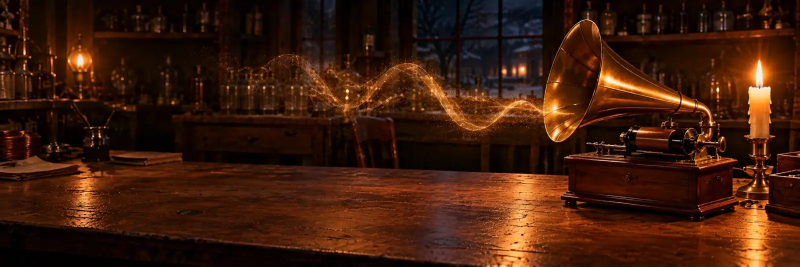
#> input picture hitos/fonografo-1.webp, 1600 x 533 px (shown at 1/2 size)
$ python recortes-rejilla.py hitos/fonografo-1.webp hitos/fonografo-2.webp
#> lines starting #> are read from the running program, lines starting #| are printed output that depends on the picture
#!/usr/bin/env python3
# rejilla.py — (11-nov-2026) ayuda para marcar esquinas: la foto con una rejilla de coordenadas.
# Uso: python3 rejilla.py FOTO SALIDA.png                      → la foto entera, rejilla cada 100 px (rojo = cada 500)
#      python3 rejilla.py FOTO SALIDA.png x,y [x,y …]          → ampliaciones de 240×240 px alrededor de cada punto,
#                                                                 rejilla cada 20 px con su coordenada ABSOLUTA escrita
import sys
from PIL import Image, ImageDraw
foto, sal, pts = sys.argv[1], sys.argv[2], sys.argv[3:]
im = Image.open(foto).convert('RGB')
#> im is the input picture: PIL image 1600x533 RGB; mean R, G, B 62.5, 28.2, 11.7
W, H = im.size
#> W = 1600; H = 533
if not pts:
    d = ImageDraw.Draw(im)
    for x in range(0, W, 100):
        d.line([(x, 0), (x, H)], fill=(255, 0, 0) if x % 500 == 0 else (255, 150, 150), width=3 if x % 500 == 0 else 1)
        d.text((x + 4, 4), str(x), fill=(200, 0, 0))
    for y in range(0, H, 100):
        d.line([(0, y), (W, y)], fill=(0, 0, 255) if y % 500 == 0 else (150, 150, 255), width=3 if y % 500 == 0 else 1)
        d.text((4, y + 4), str(y), fill=(0, 0, 200))
    f = 1400 / max(W, H)
#> f = 0.875
    im.resize((int(W * f), int(H * f))).save(sal)
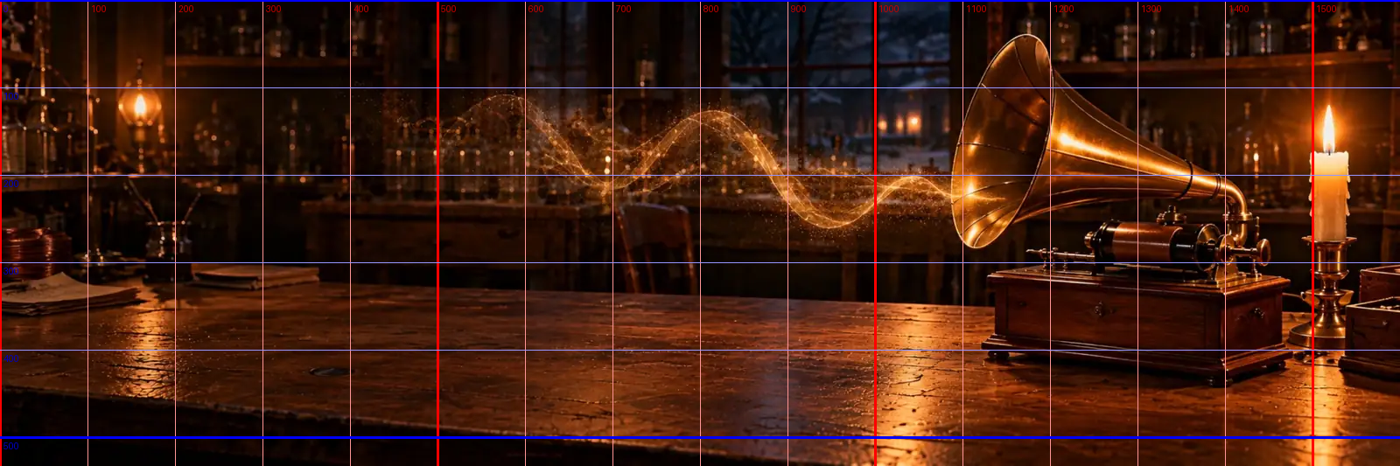
#> saved as fonografo-2.webp: PIL image 1400x466 RGB; mean R, G, B 65.4, 29.6, 17
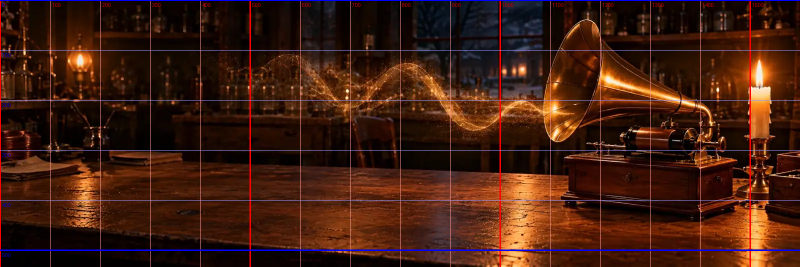
#> im: PIL image 1600x533 RGB (shown at 1/2 size); mean R, G, B 65.5, 29.6, 16.8
else:
    Z, E = 240, 1.6
    tiles = []
    for p in pts:
        cx, cy = [int(float(v)) for v in p.split(',')]
        x0, y0 = cx - Z // 2, cy - Z // 2
        c = Image.new('RGB', (Z, Z), 'white'); c.paste(im.crop((x0, y0, x0 + Z, y0 + Z)), (0, 0))
        c = c.resize((int(Z * E), int(Z * E)), Image.LANCZOS); d = ImageDraw.Draw(c)
        for v in range((x0 // 20 + 1) * 20, x0 + Z, 20):
            X = (v - x0) * E; d.line([(X, 0), (X, Z * E)], fill=(255, 0, 0) if v % 100 == 0 else (255, 170, 170))
            if v % 40 == 0: d.text((X + 2, 2), str(v), fill=(200, 0, 0))
        for v in range((y0 // 20 + 1) * 20, y0 + Z, 20):
            Y = (v - y0) * E; d.line([(0, Y), (Z * E, Y)], fill=(0, 0, 255) if v % 100 == 0 else (170, 170, 255))
            if v % 40 == 0: d.text((2, Y + 2), str(v), fill=(0, 0, 200))
        tiles.append(c)
    T = int(Z * E)
    out = Image.new('RGB', ((T + 12) * len(tiles), T), 'white')
    for i, t in enumerate(tiles): out.paste(t, (i * (T + 12), 0))
    out.save(sal)
